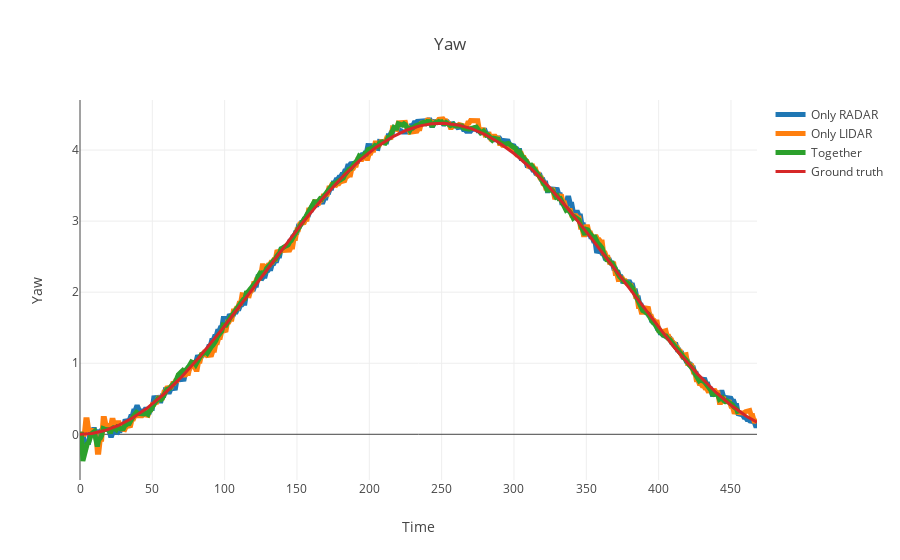

Here is the notebook cell this chart was saved with:
### Code cell
data = [
    go.Scatter(
        x=RADAR.index,
        y=RADAR['yaw_angle_state'],
        name='Only RADAR',
        line = dict(
            width = 5
        )
    ),
    go.Scatter(
        x=LIDAR.index,
        y=LIDAR['yaw_angle_state'],
        name='Only LIDAR',
        line = dict(
            width = 5
        )
    ),
    go.Scatter(
        x=UKF.index,
        y=UKF['yaw_angle_state'],
        name='Together',
        line = dict(
            width = 5
        )
    ),
    go.Scatter(
        x=LIDAR.index,
        y=LIDAR['yaw_ground_truth'],
        name='Ground truth',
        line = dict(
            width = 3
        )
    )
]
layout = go.Layout(
    title='Yaw',
    yaxis=dict(title='Yaw'),
    xaxis=dict(title='Time')
)

fig = go.Figure(data=data, layout=layout)
iplot(fig)

### Figure 1 — Plotly figure (JSON) as saved in the notebook; plotly's stock layout.template omitted (floating-point values rounded to 4 significant figures; data arrays with more than 128 entries replaced by an {"elided": "..."} marker saying what was removed)
{"data": [{"line": {"width": 5}, "name": "Only RADAR", "type": "scatter", "x": {"elided": "469 int values"}, "y": {"elided": "469 float values"}}, {"line": {"width": 5}, "name": "Only LIDAR", "type": "scatter", "x": {"elided": "469 int values"}, "y": {"elided": "469 float values"}}, {"line": {"width": 5}, "name": "Together", "type": "scatter", "x": {"elided": "456 int values"}, "y": {"elided": "456 float values"}}, {"line": {"width": 3}, "name": "Ground truth", "type": "scatter", "x": {"elided": "469 int values"}, "y": {"elided": "469 float values"}}], "layout": {"title": "Yaw", "xaxis": {"title": "Time"}, "yaxis": {"title": "Yaw"}}}
